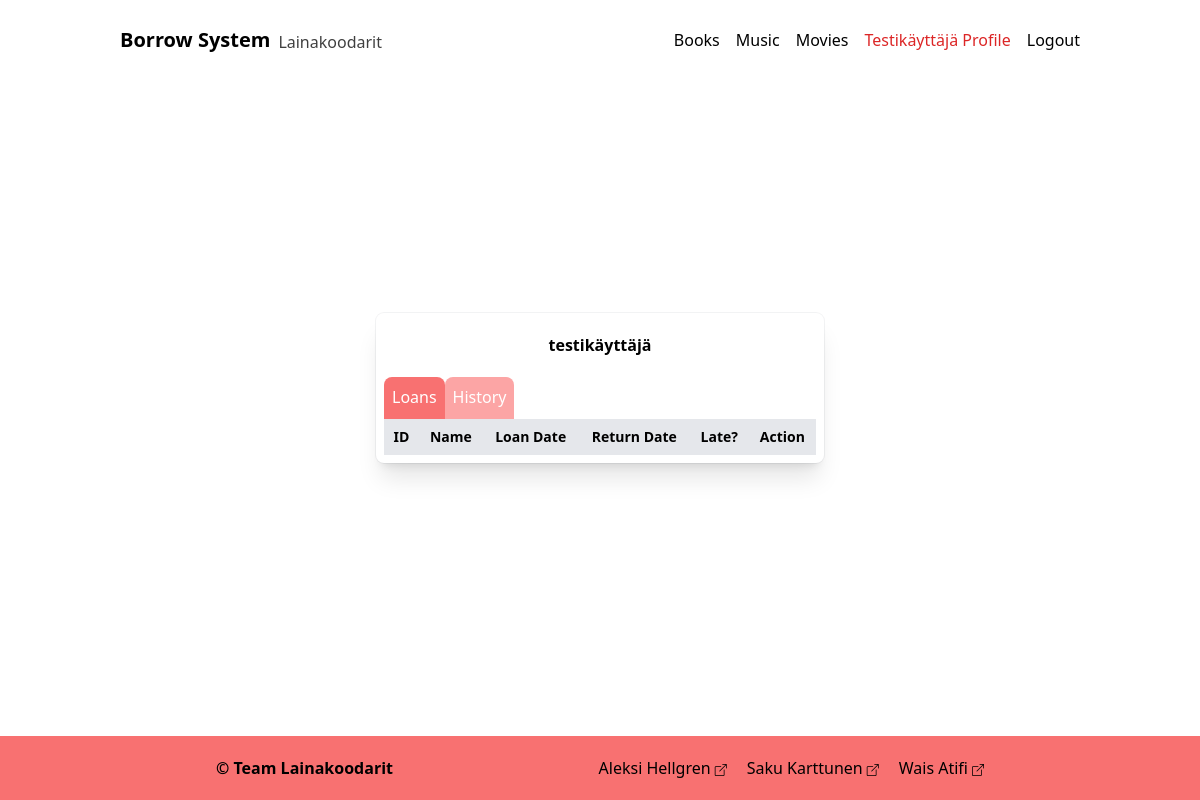
Before: /account/profile/ (signed in) with the older database file.
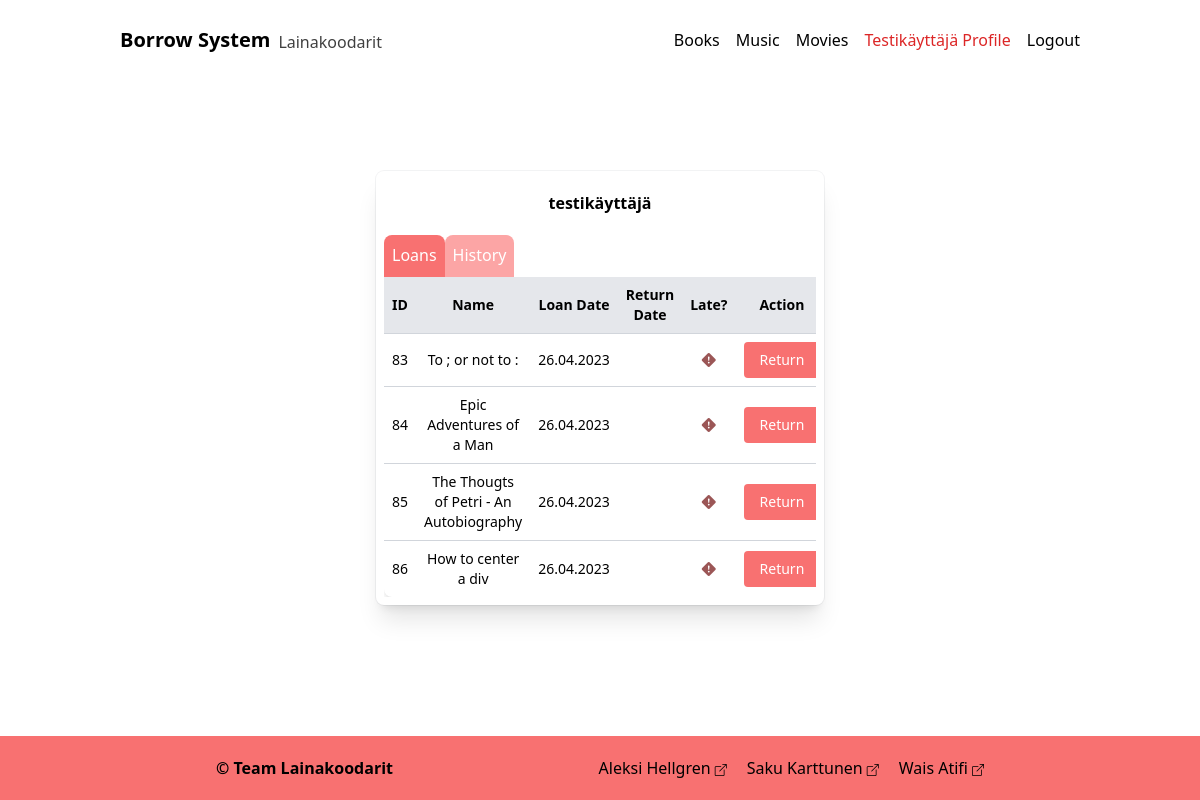
After: the same page with the newer database file.
### borrow/models.py (models this page shows, shortened)
class Event(models.Model):
    user = models.ForeignKey(
        to=User, on_delete=models.CASCADE, default=None)
    product = models.ForeignKey(
        to=Product, on_delete=models.CASCADE, default=None)
    loaned_date = models.DateField(auto_now_add=True)
    return_date = models.DateTimeField(blank=True, null=True, editable=False)
    last_update = models.DateTimeField(auto_now=True)
    class Meta:
        ordering = ["-last_update"]

class Product(models.Model):
    name = models.CharField(max_length=50)
    genre = models.CharField(max_length=30)
    description = models.TextField(
        max_length=750, default="description not available")
    date_added = models.DateField(auto_now_add=True)
    author = models.ManyToManyField(Author)
    category = models.CharField(max_length=30)
    amount = models.SmallIntegerField(default=0)
    loaned_amount = models.SmallIntegerField(default=0, editable=False)
    genre = models.CharField(max_length=30, blank=True, null=True)
    language = models.CharField(max_length=30, blank=True, null=True)
    image = models.ImageField(
        upload_to="images/", blank=True, null=True)
    thumbnail = models.CharField(
        max_length=75, blank=True, null=True, editable=False)
    class Meta:
        ordering = ["name"]

### account/views.py (the view)
# urls.py: path('profile/', UserProfileView.as_view(), name='profile'),
class UserProfileView(LoginRequiredMixin, DetailView):
    model = UserProfile
    template_name = 'profile/user_profile.html'
    context_object_name = 'profile'
    def get_object(self, queryset=None):
        return self.request.user.userprofile
    def get_context_data(self, **kwargs):
        context = super().get_context_data(**kwargs)
        context['user_loans'] = Event.objects.filter(user=self.request.user)
        return context

### borrow/templates/profile/user_profile.html (shortened to what this page needs)
{% extends "base.html" %}
{% block scripts %}
    {% load static %}
{% endblock %}
{% block content %}
<div class="relative bg-white p-2 shadow-xl ring-1 ring-gray-900/5 sm:mx-auto sm:max-w-md sm:rounded-lg mb-10">
    <div class="text-center font-bold mb-5 ">
        {% if user.is_staff %}
        <h1>Hi {{ user.username}}!</h1>
        <p>Edit page from the admin page.</p>
        {% else %}
        <div class="mt-3">
            <h1>{{ user.username }}</h1>
        </div>
    </div>
    <div>
        <ul class="flex list-none flex-row flex-wrap border-b-0 pl-0 " id="tabs-tab3" role="tablist" data-te-nav-ref>
            <li role="presentation">
                <a href="#tabs-home3"
                class=" inline-block p-2 border-b-2 border-transparent bg-red-400 text-white rounded-t-lg hover:underline hover:bg-red-400"
                id="tabs-home-tab3" data-te-toggle="pill" data-te-target="#tabs-home3" data-te-nav-active role="tab"
                aria-controls="tabs-home3" aria-selected="true">Loans</a>
            </li>
            <li role="presentation">
                <a href="#tabs-profile3"
                    class="inline-block p-2 border-b-2 border-transparent bg-red-300 text-white rounded-t-lg hover:underline hover:bg-red-400"
                    id="tabs-profile-tab3" data-te-toggle="pill" data-te-target="#tabs-profile3" role="tab"
                    aria-controls="tabs-profile3" aria-selected="false">History</a>
            </li>
        </ul>
    </div>
    <div class="h-[height-value] overflow-y-auto">
        <div class="hidden opacity-100 transition-opacity duration-150 ease-linear data-[te-tab-active]:block"
            id="tabs-home3" role="tabpanel" data-te-tab-active aria-labelledby="tabs-home-tab3">
            <div class="container px-2 sm:px-0 text-center">
                {% for event in user_loans reversed %}
                                    {% if forloop.first %}
                <table class=" w-full bg-white rounded-lg shadow-md text-sm mx-auto">
                    <thead class="bg-gray-200">
                        <tr>
                            <th class="p-2">ID</th>
                            <th class="p-2">Name</th>
                            <th class="p-2">Loan Date</th>
                            <th class="p-2">Return Date</th>
                            <th class="p-2">Late?</th>
                            <th class="p-2">Action</th>
                        </tr>
                    </thead>
                    {% endif %}
                    <tbody>
                {% if event.return_date == None %}
                        <tr class="border-t border-gray-300 ">
                            <td class="p-2">{{ event.id }}</td>
                            <td class="p-2"> {{ event.product.name }}</td>
                            <td class="p-2">{{ event.loaned_date|date:"d.m.Y" }}</td>
                            <td class="p-2">{{ event.return_date|date:"d.m.Y" }}</td>
                            <td class="p-2"><i class="bi bi-exclamation-diamond-fill" style="color: #9b5656;"></i>
                            </td>
                            <td class="p-2">
                                <form method="post" action="{% url 'account:return_loan' %}">
                                    <button type="submit"
                                        class="bg-red-400 text-white py-2 px-4 rounded">Return</button>
                            </td>
                        </tr>
                        {% endif %}
                        {% endfor %}
                    </tbody>
                </table>
            </div>
        </div>
    </div>
    {% endif %}
</div>
{% endblock %}

### templates/base.html (shortened to what this page needs)
<!DOCTYPE html>
<html lang="en">
  <head>
    <script src="https://cdn.tailwindcss.com"></script>
    <link rel="stylesheet" href="https://cdn.jsdelivr.net/npm/bootstrap-icons@1.10.4/font/bootstrap-icons.css"/>
    {% load static %}
  </head>
  <body class="min-h-screen min-h-[100svh] flex flex-col justify-between">
    <nav class="w-full max-w-[1000px] mx-auto flex flex-col justify-between p-5 gap-y-3 relative sm:flex-row">
      <div class="flex gap-x-2 justify-center items-center">
        <a href="{% url 'borrow:index' %}" class="text-center text-xl font-bold w-1/2 sm:w-full">Borrow System</a>
        <p class="text-center opacity-75 hidden self-center pt-1 md:block">Lainakoodarit</p>
      </div>
      <ul class="mx-auto text-center w-full opacity-0 hidden transition-all sm:opacity-100 sm:flex sm:gap-x-4
        [&>li>a]:py-2 [&>li>a]:block [&>li>a]:w-full [&>li]:rounded-md [&>li:nth-child(even)]:bg-red-50
        sm:w-auto sm:mx-0 sm:flex-row sm:[&>li:nth-child(even)]:bg-transparent">
        <li class="hover:underline">
          <a href="{% url 'borrow:list' %}?category=book">Books</a>
        </li>
        <li class="hover:underline">
          <a href="{% url 'borrow:list' %}?category=music">Music</a>
        </li>
        <li class="hover:underline">
          <a href="{% url 'borrow:list' %}?category=movie">Movies</a>
        </li>
        {% if user.is_authenticated %}
        <li class="text-red-600 hover:underline">
          <a href="{% url 'account:profile' %}">{{user|title}} Profile</a>
        </li>
        <li class="hover:underline">
          <a href="{% url 'account:logout' %}">Logout</a>
        </li>
        {% else%}
        <li class="hover:underline">
          <a href="{% url 'account:login' %}">Login</a>
        </li>
        {% endif%}
      </ul>
    </nav>
    <div>
      {% block content %}
      {% endblock %}
    </div>
    <footer class="bg-red-400 p-5">
      <div class="mx-auto max-w-3xl flex gap-x-10 sm:justify-between flex-col gap-y-2 text-center sm:text-start sm:flex-row">
        <p class="font-semibold">&copy; Team Lainakoodarit</p>
        <div class="flex flex-wrap gap-y-1 gap-x-5 justify-center">
          <a href="https://github.com/AleksiHel" target="_blank" class="transition-all hover:opacity-50">Aleksi Hellgren<i class="bi bi-box-arrow-up-right text-xs pl-1"></i></a>
          <a href="https://github.com/sakuexe" target="_blank" class="transition-all hover:opacity-50">Saku Karttunen<i class="bi bi-box-arrow-up-right text-xs pl-1"></i></a>
          <a href="https://github.com/Waisatifi" target="_blank" class="transition-all hover:opacity-50">Wais Atifi<i class="bi bi-box-arrow-up-right text-xs pl-1"></i></a>
        </div>
      </div>
    </footer>
  </body>
</html>

Changed rows visible on the page:
added Event: id "83", product.name "To ; or not to :", loaned_date "26.04.2023"
added Event: id "84", product.name "Epic Adventures of a Man", loaned_date "26.04.2023"
added Event: id "85", product.name "The Thougts of Petri - An Autobiography", loaned_date "26.04.2023"
added Event: id "86", product.name "How to center a div", loaned_date "26.04.2023"
